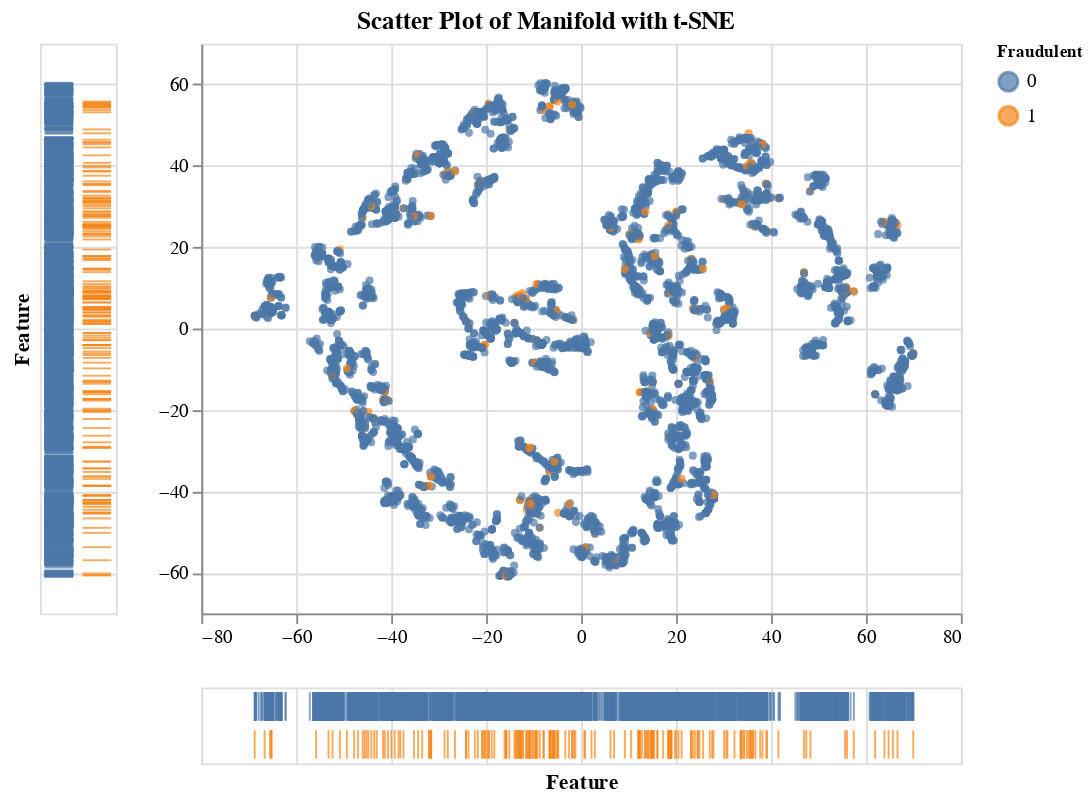

The notebook cell this image was saved under:
### Code cell
source = pd.DataFrame(
    np.c_[manifold, df_y_valid.iloc[:5000].values],
    columns=["feature_x", "feature_y", "is_fraud"],
)
source["is_fraud"] = source["is_fraud"].map(lambda x: str(int(x)))

brush = alt.selection(type="interval")
base = alt.Chart(source).add_selection(brush)
points = base.mark_point(size=5).encode(
    x=alt.X("feature_x", title=None),
    y=alt.Y("feature_y", title=None),
    color=alt.condition(
        brush,
        alt.Color("is_fraud:N", legend=alt.Legend(title="Fraudulent", titleFontSize=9)),
        alt.value("grey"),
    ),
)
tick_axis = alt.Axis(labels=False, domain=False, ticks=False)
x_ticks = base.mark_tick().encode(
    alt.X("feature_x", title="Feature", axis=tick_axis),
    alt.Y("is_fraud", title=None, axis=tick_axis),
    color=alt.condition(brush, "is_fraud", alt.value("lightgrey")),
)
y_ticks = base.mark_tick().encode(
    alt.X("is_fraud", title=None, axis=tick_axis),
    alt.Y("feature_y", title="Feature", axis=tick_axis),
    color=alt.condition(brush, "is_fraud", alt.value("lightgrey")),
)
(y_ticks | (points & x_ticks)).properties(
    title="Scatter Plot of Manifold with t-SNE"
).configure_title(anchor="middle")

### Figure 1 — Vega-Lite specification as saved in the notebook (floating-point values rounded to 4 significant figures; data arrays with more than 128 entries replaced by an {"elided": "..."} marker saying what was removed)
{"config": {"view": {"continuousWidth": 400, "continuousHeight": 300}, "title": {"anchor": "middle"}}, "hconcat": [{"mark": "tick", "encoding": {"color": {"condition": {"type": "nominal", "field": "is_fraud", "selection": "selector002"}, "value": "lightgrey"}, "x": {"type": "nominal", "axis": {"domain": false, "labels": false, "ticks": false}, "field": "is_fraud", "title": null}, "y": {"type": "quantitative", "axis": {"domain": false, "labels": false, "ticks": false}, "field": "feature_y", "title": "Feature"}}, "selection": {"selector002": {"type": "interval"}}}, {"vconcat": [{"mark": {"type": "point", "size": 5}, "encoding": {"color": {"condition": {"type": "nominal", "field": "is_fraud", "legend": {"title": "Fraudulent", "titleFontSize": 9}, "selection": "selector002"}, "value": "grey"}, "x": {"type": "quantitative", "field": "feature_x", "title": null}, "y": {"type": "quantitative", "field": "feature_y", "title": null}}, "selection": {"selector002": {"type": "interval"}}}, {"mark": "tick", "encoding": {"color": {"condition": {"type": "nominal", "field": "is_fraud", "selection": "selector002"}, "value": "lightgrey"}, "x": {"type": "quantitative", "axis": {"domain": false, "labels": false, "ticks": false}, "field": "feature_x", "title": "Feature"}, "y": {"type": "nominal", "axis": {"domain": false, "labels": false, "ticks": false}, "field": "is_fraud", "title": null}}, "selection": {"selector002": {"type": "interval"}}}]}], "data": {"name": "data-dffbeb1a3cc3cdc0d3643d3f896d7987"}, "title": "Scatter Plot of Manifold with t-SNE", "$schema": "https://vega.github.io/schema/vega-lite/v4.8.1.json", "datasets": {"data-dffbeb1a3cc3cdc0d3643d3f896d7987": {"elided": "5000 records"}}}
